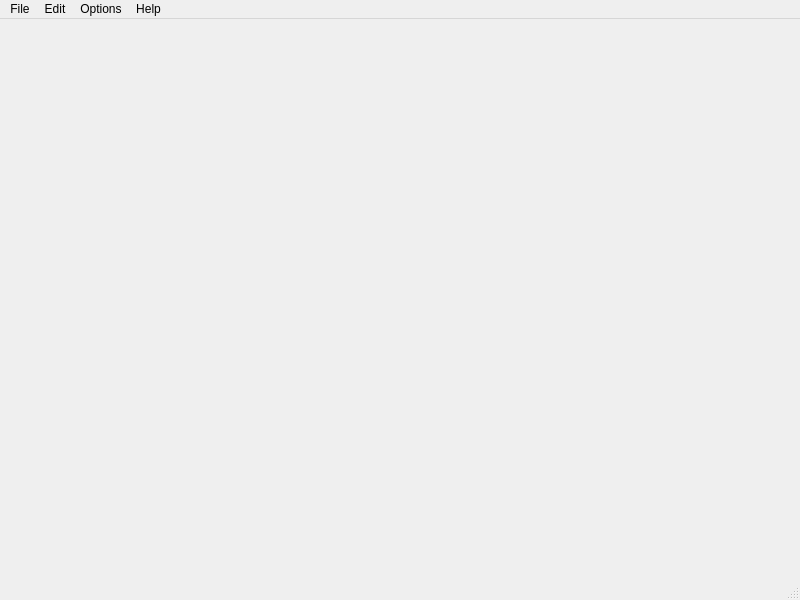
<?xml version="1.0" encoding="UTF-8"?>
<ui version="4.0">
 <class>MainWindow</class>
 <widget class="QMainWindow" name="MainWindow">
  <property name="geometry">
   <rect>
    <x>0</x>
    <y>0</y>
    <width>800</width>
    <height>600</height>
   </rect>
  </property>
  <property name="minimumSize">
   <size>
    <width>800</width>
    <height>600</height>
   </size>
  </property>
  <property name="baseSize">
   <size>
    <width>800</width>
    <height>600</height>
   </size>
  </property>
  <property name="windowTitle">
   <string/>
  </property>
  <widget class="QWidget" name="centralwidget"/>
  <widget class="QMenuBar" name="menubar">
   <property name="geometry">
    <rect>
     <x>0</x>
     <y>0</y>
     <width>800</width>
     <height>22</height>
    </rect>
   </property>
   <widget class="QMenu" name="menuFile">
    <property name="locale">
     <locale language="English" country="Belgium"/>
    </property>
    <property name="title">
     <string>File</string>
    </property>
   </widget>
   <widget class="QMenu" name="menuEdit">
    <property name="title">
     <string>Edit</string>
    </property>
   </widget>
   <widget class="QMenu" name="menuOptions">
    <property name="title">
     <string>Options</string>
    </property>
   </widget>
   <widget class="QMenu" name="menuHelp">
    <property name="title">
     <string>Help</string>
    </property>
   </widget>
   <addaction name="menuFile"/>
   <addaction name="menuEdit"/>
   <addaction name="menuOptions"/>
   <addaction name="menuHelp"/>
  </widget>
  <widget class="QStatusBar" name="statusbar"/>
  <action name="listAddNote">
   <property name="icon">
    <iconset resource="resources.qrc">
     <normaloff>:/tb/assets/treeTB_CreateNote.svg</normaloff>:/tb/assets/treeTB_CreateNote.svg</iconset>
   </property>
   <property name="text">
    <string>New note</string>
   </property>
   <property name="toolTip">
    <string>Create new note</string>
   </property>
   <property name="menuRole">
    <enum>QAction::MenuRole::NoRole</enum>
   </property>
  </action>
  <action name="listDeleteNote">
   <property name="icon">
    <iconset resource="resources.qrc">
     <normaloff>:/tb/assets/treeTB_Delete.svg</normaloff>:/tb/assets/treeTB_Delete.svg</iconset>
   </property>
   <property name="text">
    <string>Delete note</string>
   </property>
   <property name="toolTip">
    <string>Delete selected note</string>
   </property>
   <property name="menuRole">
    <enum>QAction::MenuRole::NoRole</enum>
   </property>
  </action>
  <action name="mainNewFile">
   <property name="icon">
    <iconset resource="resources.qrc">
     <normaloff>:/tb/assets/mainTB_New.svg</normaloff>:/tb/assets/mainTB_New.svg</iconset>
   </property>
   <property name="text">
    <string>New file</string>
   </property>
   <property name="toolTip">
    <string>Create new file</string>
   </property>
   <property name="shortcut">
    <string>Ctrl+N</string>
   </property>
   <property name="menuRole">
    <enum>QAction::MenuRole::NoRole</enum>
   </property>
  </action>
  <action name="mainOpenFile">
   <property name="icon">
    <iconset resource="resources.qrc">
     <normaloff>:/tb/assets/mainTB_Open.svg</normaloff>:/tb/assets/mainTB_Open.svg</iconset>
   </property>
   <property name="text">
    <string>Open file</string>
   </property>
   <property name="toolTip">
    <string>Open existing file</string>
   </property>
   <property name="shortcut">
    <string>Ctrl+O</string>
   </property>
   <property name="menuRole">
    <enum>QAction::MenuRole::NoRole</enum>
   </property>
  </action>
  <action name="mainSaveFile">
   <property name="icon">
    <iconset resource="resources.qrc">
     <normaloff>:/tb/assets/mainTB_Save.svg</normaloff>:/tb/assets/mainTB_Save.svg</iconset>
   </property>
   <property name="text">
    <string>Save file</string>
   </property>
   <property name="toolTip">
    <string>Save file</string>
   </property>
   <property name="shortcut">
    <string>Ctrl+S</string>
   </property>
   <property name="menuRole">
    <enum>QAction::MenuRole::NoRole</enum>
   </property>
  </action>
  <action name="mainSaveFileAs">
   <property name="icon">
    <iconset resource="resources.qrc">
     <normaloff>:/tb/assets/mainTB_SaveAs.svg</normaloff>:/tb/assets/mainTB_SaveAs.svg</iconset>
   </property>
   <property name="text">
    <string>File save as</string>
   </property>
   <property name="toolTip">
    <string>Save file under a different name or in a different location</string>
   </property>
   <property name="menuRole">
    <enum>QAction::MenuRole::NoRole</enum>
   </property>
  </action>
  <action name="mainToggleLock">
   <property name="checkable">
    <bool>true</bool>
   </property>
   <property name="icon">
    <iconset resource="resources.qrc">
     <normaloff>:/tb/assets/mainTB_Locked.svg</normaloff>:/tb/assets/mainTB_Locked.svg</iconset>
   </property>
   <property name="text">
    <string>_dummy_</string>
   </property>
   <property name="toolTip">
    <string>_dummy_</string>
   </property>
   <property name="menuRole">
    <enum>QAction::MenuRole::NoRole</enum>
   </property>
  </action>
  <action name="mainEditCopy">
   <property name="icon">
    <iconset resource="resources.qrc">
     <normaloff>:/tb/assets/mainTB_Copy.svg</normaloff>:/tb/assets/mainTB_Copy.svg</iconset>
   </property>
   <property name="text">
    <string>Copy</string>
   </property>
   <property name="toolTip">
    <string>Copy selected text</string>
   </property>
   <property name="shortcut">
    <string>Ctrl+C</string>
   </property>
   <property name="menuRole">
    <enum>QAction::MenuRole::NoRole</enum>
   </property>
  </action>
  <action name="mainEditCut">
   <property name="icon">
    <iconset resource="resources.qrc">
     <normaloff>:/tb/assets/mainTB_Cut.svg</normaloff>:/tb/assets/mainTB_Cut.svg</iconset>
   </property>
   <property name="text">
    <string>Cut</string>
   </property>
   <property name="toolTip">
    <string>Cut selected text</string>
   </property>
   <property name="shortcut">
    <string>Ctrl+X</string>
   </property>
   <property name="menuRole">
    <enum>QAction::MenuRole::NoRole</enum>
   </property>
  </action>
  <action name="mainEditPaste">
   <property name="icon">
    <iconset resource="resources.qrc">
     <normaloff>:/tb/assets/mainTB_Paste.svg</normaloff>:/tb/assets/mainTB_Paste.svg</iconset>
   </property>
   <property name="text">
    <string>Paste</string>
   </property>
   <property name="toolTip">
    <string>Paste from clipboard</string>
   </property>
   <property name="shortcut">
    <string>Ctrl+V</string>
   </property>
   <property name="menuRole">
    <enum>QAction::MenuRole::NoRole</enum>
   </property>
  </action>
  <action name="mainEditSelectAll">
   <property name="icon">
    <iconset resource="resources.qrc">
     <normaloff>:/tb/assets/mainTB_SelectAll.svg</normaloff>:/tb/assets/mainTB_SelectAll.svg</iconset>
   </property>
   <property name="text">
    <string>Select all</string>
   </property>
   <property name="toolTip">
    <string>Select all</string>
   </property>
   <property name="shortcut">
    <string>Ctrl+A</string>
   </property>
   <property name="menuRole">
    <enum>QAction::MenuRole::NoRole</enum>
   </property>
  </action>
  <action name="mainEditUndo">
   <property name="icon">
    <iconset resource="resources.qrc">
     <normaloff>:/tb/assets/mainTB_Undo.svg</normaloff>:/tb/assets/mainTB_Undo.svg</iconset>
   </property>
   <property name="text">
    <string>Undo</string>
   </property>
   <property name="toolTip">
    <string>Undo last action</string>
   </property>
   <property name="shortcut">
    <string>Ctrl+Z</string>
   </property>
   <property name="menuRole">
    <enum>QAction::MenuRole::NoRole</enum>
   </property>
  </action>
  <action name="mainEditRedo">
   <property name="icon">
    <iconset resource="resources.qrc">
     <normaloff>:/tb/assets/mainTB_Redo.svg</normaloff>:/tb/assets/mainTB_Redo.svg</iconset>
   </property>
   <property name="text">
    <string>Redo</string>
   </property>
   <property name="toolTip">
    <string>Redo last action</string>
   </property>
   <property name="shortcut">
    <string>Ctrl+Y</string>
   </property>
   <property name="menuRole">
    <enum>QAction::MenuRole::NoRole</enum>
   </property>
  </action>
  <action name="mainAppQuit">
   <property name="icon">
    <iconset resource="resources.qrc">
     <normaloff>:/tb/assets/mainTB_Quit_2.svg</normaloff>:/tb/assets/mainTB_Quit_2.svg</iconset>
   </property>
   <property name="text">
    <string>Quit</string>
   </property>
   <property name="toolTip">
    <string>Quit application</string>
   </property>
   <property name="shortcut">
    <string>Ctrl+Q</string>
   </property>
   <property name="menuRole">
    <enum>QAction::MenuRole::QuitRole</enum>
   </property>
  </action>
  <action name="mainAppInfo">
   <property name="icon">
    <iconset resource="resources.qrc">
     <normaloff>:/tb/assets/mainTB_Info.svg</normaloff>:/tb/assets/mainTB_Info.svg</iconset>
   </property>
   <property name="text">
    <string>_dummy_</string>
   </property>
   <property name="toolTip">
    <string>_dummy_</string>
   </property>
   <property name="menuRole">
    <enum>QAction::MenuRole::NoRole</enum>
   </property>
  </action>
  <action name="listSettings">
   <property name="icon">
    <iconset resource="resources.qrc">
     <normaloff>:/tb/assets/mainTB_Settings.svg</normaloff>:/tb/assets/mainTB_Settings.svg</iconset>
   </property>
   <property name="text">
    <string>Settings</string>
   </property>
   <property name="toolTip">
    <string>Note list settings</string>
   </property>
   <property name="menuRole">
    <enum>QAction::MenuRole::NoRole</enum>
   </property>
  </action>
  <action name="listEditNote">
   <property name="icon">
    <iconset resource="resources.qrc">
     <normaloff>:/tb/assets/mainTB_Edit_2.svg</normaloff>:/tb/assets/mainTB_Edit_2.svg</iconset>
   </property>
   <property name="text">
    <string>Rename note</string>
   </property>
   <property name="toolTip">
    <string>Rename note</string>
   </property>
   <property name="menuRole">
    <enum>QAction::MenuRole::NoRole</enum>
   </property>
  </action>
  <action name="mainEditFormatBold">
   <property name="icon">
    <iconset resource="resources.qrc">
     <normaloff>:/tb/assets/mainTB_FormatBold.svg</normaloff>:/tb/assets/mainTB_FormatBold.svg</iconset>
   </property>
   <property name="text">
    <string>Format Bold</string>
   </property>
   <property name="toolTip">
    <string>Format selection Bold</string>
   </property>
   <property name="shortcut">
    <string>Ctrl+B</string>
   </property>
   <property name="menuRole">
    <enum>QAction::MenuRole::NoRole</enum>
   </property>
  </action>
  <action name="mainEditFormatItalic">
   <property name="icon">
    <iconset resource="resources.qrc">
     <normaloff>:/tb/assets/mainTB_FormatItalic.svg</normaloff>:/tb/assets/mainTB_FormatItalic.svg</iconset>
   </property>
   <property name="text">
    <string>Format Italic</string>
   </property>
   <property name="toolTip">
    <string>Format selection Italic</string>
   </property>
   <property name="shortcut">
    <string>Ctrl+I</string>
   </property>
   <property name="menuRole">
    <enum>QAction::MenuRole::NoRole</enum>
   </property>
  </action>
  <action name="mainEditFormatCode">
   <property name="icon">
    <iconset resource="resources.qrc">
     <normaloff>:/tb/assets/mainTB_FormatCode.svg</normaloff>:/tb/assets/mainTB_FormatCode.svg</iconset>
   </property>
   <property name="text">
    <string>Format as Code</string>
   </property>
   <property name="toolTip">
    <string>Format selection as Code</string>
   </property>
   <property name="shortcut">
    <string>Ctrl+Shift+C</string>
   </property>
   <property name="menuRole">
    <enum>QAction::MenuRole::NoRole</enum>
   </property>
  </action>
  <action name="mainEditFormatHighlight">
   <property name="icon">
    <iconset resource="resources.qrc">
     <normaloff>:/tb/assets/mainTB_FormatHighlight.svg</normaloff>:/tb/assets/mainTB_FormatHighlight.svg</iconset>
   </property>
   <property name="text">
    <string>Highlight</string>
   </property>
   <property name="toolTip">
    <string>Highlight selection</string>
   </property>
   <property name="shortcut">
    <string>Ctrl+Shift+H</string>
   </property>
   <property name="menuRole">
    <enum>QAction::MenuRole::NoRole</enum>
   </property>
  </action>
  <action name="mainEditFormatStrikethrough">
   <property name="icon">
    <iconset resource="resources.qrc">
     <normaloff>:/tb/assets/mainTB_FormatStrikethrough.svg</normaloff>:/tb/assets/mainTB_FormatStrikethrough.svg</iconset>
   </property>
   <property name="text">
    <string>Format Strikethrough</string>
   </property>
   <property name="toolTip">
    <string>Format selection Strikethrough</string>
   </property>
   <property name="shortcut">
    <string>Ctrl+Shift+S</string>
   </property>
   <property name="menuRole">
    <enum>QAction::MenuRole::NoRole</enum>
   </property>
  </action>
 </widget>
 <resources>
  <include location="resources.qrc"/>
 </resources>
 <connections/>
</ui>
